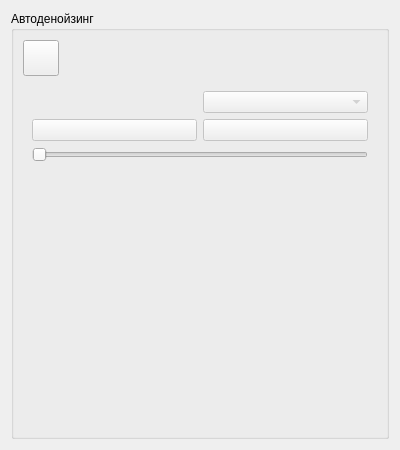
<?xml version="1.0" encoding="UTF-8"?>
<ui version="4.0">
 <class>DenoiseTool</class>
 <widget class="QWidget" name="DenoiseTool">
  <property name="geometry">
   <rect><x>0</x><y>0</y><width>400</width><height>450</height></rect>
  </property>
  <layout class="QGridLayout" name="gridLayout">
   <item row="0" column="0">
    <widget class="QGroupBox" name="groupBox">
     <property name="title"><string>Автоденoйзинг</string></property>
     <layout class="QVBoxLayout" name="verticalLayout">
      <item>
       <widget class="QPushButton" name="DenoiseBut">
        <property name="minimumSize"><size><width>36</width><height>36</height></size></property>
        <property name="maximumSize"><size><width>36</width><height>36</height></size></property>
        <property name="text"><string/></property>
        <property name="icon">
         <iconset resource="resource.qrc">
          <normaloff>:/icons/denoise.png</normaloff>
         </iconset>
        </property>
        <property name="checkable"><bool>true</bool></property>
       </widget>
      </item>
      <item>
       <widget class="QWidget" name="gridWidget" native="true">
        <property name="enabled"><bool>false</bool></property>
        <layout class="QGridLayout" name="DenoiseLayout">
         <item row="0" column="0">
          <layout class="QHBoxLayout" name="horizontalLayout_1">
           <item><widget class="QLabel" name="label"><string>Модель</string></widget></item>
           <item>
            <widget class="QComboBox" name="SelectModel">
             <item><string>Restormer</string></item>
             <item><string>NAFNet</string></item>
             <item><string>SwinIR</string></item>
            </widget>
           </item>
          </layout>
         </item>
         <item row="1" column="0">
          <layout class="QHBoxLayout" name="horizontalLayout_2">
           <item><widget class="QPushButton" name="StartBut"><string>Полный денoйзинг</string></widget></item>
           <item><widget class="QPushButton" name="testSliceButton"><string>Срез</string></widget></item>
          </layout>
         </item>
         <item row="2" column="0">
          <widget class="QSlider" name="Slider">
           <property name="orientation"><enum>Qt::Horizontal</enum></property>
          </widget>
         </item>
         <item row="3" column="0">
          <widget class="QLabel" name="Label"><string>0</string></widget>
         </item>
        </layout>
       </widget>
      </item>
     </layout>
    </widget>
   </item>
  </layout>
 </widget>
 <resources>
  <include location="resource.qrc"/>
 </resources>
</ui>
